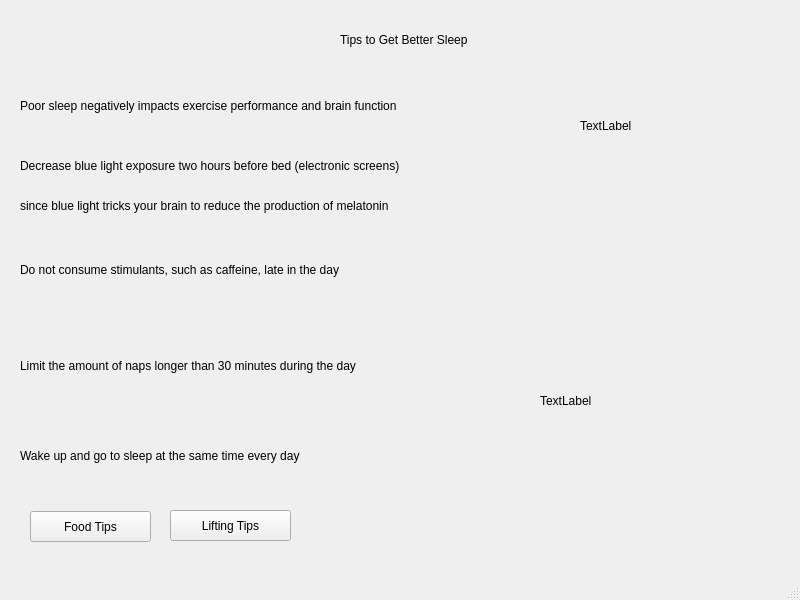
<?xml version="1.0" encoding="UTF-8"?>
<ui version="4.0">
 <class>SleepTips</class>
 <widget class="QMainWindow" name="SleepTips">
  <property name="geometry">
   <rect>
    <x>0</x>
    <y>0</y>
    <width>800</width>
    <height>600</height>
   </rect>
  </property>
  <property name="windowTitle">
   <string>MainWindow</string>
  </property>
  <widget class="QWidget" name="centralwidget">
   <widget class="QLabel" name="label">
    <property name="geometry">
     <rect>
      <x>340</x>
      <y>30</y>
      <width>191</width>
      <height>20</height>
     </rect>
    </property>
    <property name="text">
     <string>Tips to Get Better Sleep</string>
    </property>
   </widget>
   <widget class="QPushButton" name="food">
    <property name="geometry">
     <rect>
      <x>30</x>
      <y>511</y>
      <width>121</width>
      <height>31</height>
     </rect>
    </property>
    <property name="text">
     <string>Food Tips</string>
    </property>
   </widget>
   <widget class="QPushButton" name="lift">
    <property name="geometry">
     <rect>
      <x>170</x>
      <y>510</y>
      <width>121</width>
      <height>31</height>
     </rect>
    </property>
    <property name="text">
     <string>Lifting Tips</string>
    </property>
   </widget>
   <widget class="QLabel" name="sleepPic">
    <property name="geometry">
     <rect>
      <x>580</x>
      <y>50</y>
      <width>171</width>
      <height>151</height>
     </rect>
    </property>
    <property name="text">
     <string>TextLabel</string>
    </property>
   </widget>
   <widget class="QLabel" name="label_2">
    <property name="geometry">
     <rect>
      <x>20</x>
      <y>90</y>
      <width>501</width>
      <height>31</height>
     </rect>
    </property>
    <property name="text">
     <string>Poor sleep negatively impacts exercise performance and brain function</string>
    </property>
   </widget>
   <widget class="QLabel" name="label_3">
    <property name="geometry">
     <rect>
      <x>20</x>
      <y>150</y>
      <width>551</width>
      <height>31</height>
     </rect>
    </property>
    <property name="text">
     <string>Decrease blue light exposure two hours before bed (electronic screens)</string>
    </property>
   </widget>
   <widget class="QLabel" name="label_4">
    <property name="geometry">
     <rect>
      <x>20</x>
      <y>190</y>
      <width>511</width>
      <height>31</height>
     </rect>
    </property>
    <property name="text">
     <string>since blue light tricks your brain to reduce the production of melatonin </string>
    </property>
   </widget>
   <widget class="QLabel" name="label_5">
    <property name="geometry">
     <rect>
      <x>20</x>
      <y>260</y>
      <width>461</width>
      <height>20</height>
     </rect>
    </property>
    <property name="text">
     <string>Do not consume stimulants, such as caffeine, late in the day</string>
    </property>
   </widget>
   <widget class="QLabel" name="label_6">
    <property name="geometry">
     <rect>
      <x>20</x>
      <y>350</y>
      <width>471</width>
      <height>31</height>
     </rect>
    </property>
    <property name="text">
     <string>Limit the amount of naps longer than 30 minutes during the day</string>
    </property>
   </widget>
   <widget class="QLabel" name="label_7">
    <property name="geometry">
     <rect>
      <x>20</x>
      <y>440</y>
      <width>391</width>
      <height>31</height>
     </rect>
    </property>
    <property name="text">
     <string>Wake up and go to sleep at the same time every day</string>
    </property>
   </widget>
   <widget class="QLabel" name="sleepPic2">
    <property name="geometry">
     <rect>
      <x>540</x>
      <y>310</y>
      <width>201</width>
      <height>181</height>
     </rect>
    </property>
    <property name="text">
     <string>TextLabel</string>
    </property>
   </widget>
  </widget>
  <widget class="QMenuBar" name="menubar">
   <property name="geometry">
    <rect>
     <x>0</x>
     <y>0</y>
     <width>800</width>
     <height>21</height>
    </rect>
   </property>
  </widget>
  <widget class="QStatusBar" name="statusbar"/>
 </widget>
 <resources/>
 <connections>
  <connection>
   <sender>food</sender>
   <signal>clicked()</signal>
   <receiver>SleepTips</receiver>
   <slot>foodPage()</slot>
   <hints>
    <hint type="sourcelabel">
     <x>110</x>
     <y>538</y>
    </hint>
    <hint type="destinationlabel">
     <x>14</x>
     <y>543</y>
    </hint>
   </hints>
  </connection>
  <connection>
   <sender>lift</sender>
   <signal>clicked()</signal>
   <receiver>SleepTips</receiver>
   <slot>liftPage()</slot>
   <hints>
    <hint type="sourcelabel">
     <x>271</x>
     <y>548</y>
    </hint>
    <hint type="destinationlabel">
     <x>323</x>
     <y>543</y>
    </hint>
   </hints>
  </connection>
 </connections>
 <slots>
  <slot>foodPage()</slot>
  <slot>liftPage()</slot>
 </slots>
</ui>
